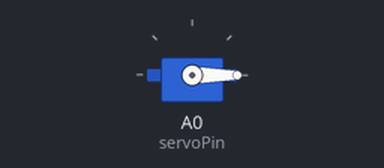
The sketch below on a simulated Arduino Uno, built with avr-gcc and run on an emulated ATmega328P. On the bench: servo.

Above: at 0.1 s.
At 1.1 s:
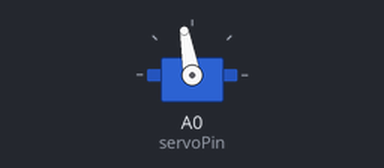
Timing chart, 0 to 2.6 s (numbered marks = the images above):
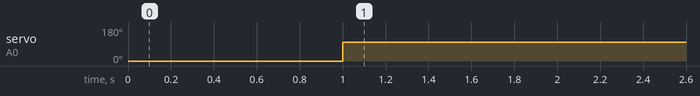

Measured:
- by itself, servo on A0 (servoPin): 0° → 100° at 1.0 s

The sketch:

servo.ino
```cpp
#include <Servo.h>
Servo myServo;  // Tạo đối tượng Servo

int servoPin = A0; // Chân PWM kết nối với servo
int angle = 0; // Góc bắt đầu của servo
int gocxoay = 100;
void setup() {
  // Gắn servo vào chân đã chọn
  myServo.attach(servoPin);

  // Bắt đầu ở vị trí 0 độ
  myServo.write(angle);
  delay(1000); // Chờ 1 giây trước khi bắt đầu di chuyển
}

void xoay()
{
  // Quay servo từ 0 đến 180 độ từ từ
  for (angle = 0; angle <= gocxoay; angle += 1) {
    myServo.write(angle); // Di chuyển servo tới góc hiện tại
    delay(5); // Chờ 15ms giữa mỗi bước (tốc độ di chuyển)
  }
  delay(1000);
  // Quay servo từ 180 về 0 độ từ từ
  for (angle = gocxoay; angle >= 0; angle -= 1) {
    myServo.write(angle); // Di chuyển servo tới góc hiện tại
    delay(5); // Chờ 15ms giữa mỗi bước (tốc độ di chuyển)
  }

  delay(1000); // Chờ 1 giây sau khi hoàn thành mỗi vòng quay
}

void loop()
{
  // xoay();
  myServo.write(gocxoay);
}
```
